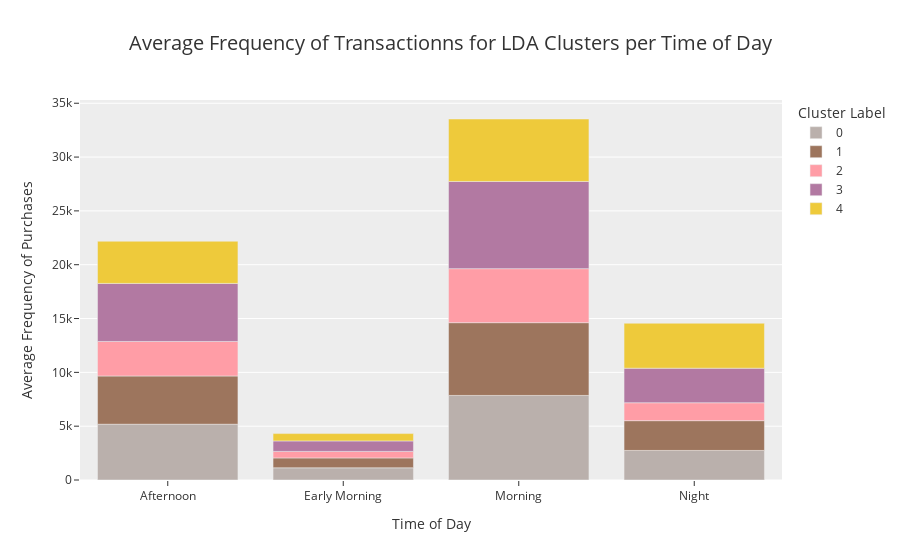

Here is the notebook cell this chart was saved with:
### Code cell
# plotting frequency for the LDA clusters
fig = px.bar(
    df_lda,
    x="time_of_day",
    y="support",
    color="cluster_topic",
    title="Average Frequency of Transactionns for LDA Clusters per Time of Day",
    hover_data=["time_of_day", "support"],
    labels={
        "support": "Average Frequency of Purchases",
        "time_of_day": "Time of Day",
        "cluster_topic": "Cluster Label",
    },
    color_discrete_sequence=px.colors.qualitative.T10_r,
    template="ggplot2",
)

fig.update_xaxes(categoryorder="category ascending", showgrid=False, ticks="outside")

fig.update_layout(
    title_font_size=20,
)

fig.show()

### Figure 1 — Plotly figure (JSON) as saved in the notebook; plotly's stock layout.template omitted (floating-point values rounded to 4 significant figures)
{"data": [{"alignmentgroup": "True", "hovertemplate": "Cluster Label=0<br>Time of Day=%{x}<br>Average Frequency of Purchases=%{y}<extra></extra>", "legendgroup": "0", "marker": {"color": "#BAB0AC"}, "name": "0", "offsetgroup": "0", "orientation": "v", "showlegend": true, "textposition": "auto", "type": "bar", "x": ["Afternoon", "Early Morning", "Morning", "Night"], "xaxis": "x", "y": [5182.0, 1134.0, 7855.0, 2747.0], "yaxis": "y"}, {"alignmentgroup": "True", "hovertemplate": "Cluster Label=1<br>Time of Day=%{x}<br>Average Frequency of Purchases=%{y}<extra></extra>", "legendgroup": "1", "marker": {"color": "#9D755D"}, "name": "1", "offsetgroup": "1", "orientation": "v", "showlegend": true, "textposition": "auto", "type": "bar", "x": ["Afternoon", "Early Morning", "Morning", "Night"], "xaxis": "x", "y": [4482.0, 917.2, 6761.0, 2767.0], "yaxis": "y"}, {"alignmentgroup": "True", "hovertemplate": "Cluster Label=2<br>Time of Day=%{x}<br>Average Frequency of Purchases=%{y}<extra></extra>", "legendgroup": "2", "marker": {"color": "#FF9DA6"}, "name": "2", "offsetgroup": "2", "orientation": "v", "showlegend": true, "textposition": "auto", "type": "bar", "x": ["Afternoon", "Early Morning", "Morning", "Night"], "xaxis": "x", "y": [3204.0, 604.2, 5018.0, 1663.0], "yaxis": "y"}, {"alignmentgroup": "True", "hovertemplate": "Cluster Label=3<br>Time of Day=%{x}<br>Average Frequency of Purchases=%{y}<extra></extra>", "legendgroup": "3", "marker": {"color": "#B279A2"}, "name": "3", "offsetgroup": "3", "orientation": "v", "showlegend": true, "textposition": "auto", "type": "bar", "x": ["Afternoon", "Early Morning", "Morning", "Night"], "xaxis": "x", "y": [5394.0, 976.1, 8100.0, 3210.0], "yaxis": "y"}, {"alignmentgroup": "True", "hovertemplate": "Cluster Label=4<br>Time of Day=%{x}<br>Average Frequency of Purchases=%{y}<extra></extra>", "legendgroup": "4", "marker": {"color": "#EECA3B"}, "name": "4", "offsetgroup": "4", "orientation": "v", "showlegend": true, "textposition": "auto", "type": "bar", "x": ["Afternoon", "Early Morning", "Morning", "Night"], "xaxis": "x", "y": [3917.0, 680.1, 5802.0, 4175.0], "yaxis": "y"}], "layout": {"barmode": "relative", "legend": {"title": {"text": "Cluster Label"}, "tracegroupgap": 0}, "title": {"font": {"size": 20}, "text": "Average Frequency of Transactionns for LDA Clusters per Time of Day"}, "xaxis": {"anchor": "y", "categoryorder": "category ascending", "domain": [0, 1], "showgrid": false, "ticks": "outside", "title": {"text": "Time of Day"}}, "yaxis": {"anchor": "x", "domain": [0, 1], "title": {"text": "Average Frequency of Purchases"}}}}
